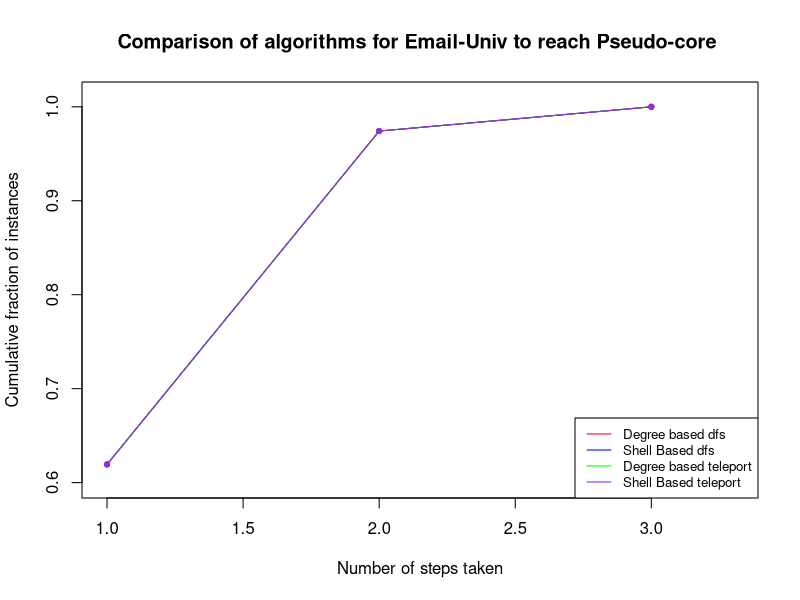

This chart was generated by the following R code:
library(igraph)
library(ggplot2)

x_ <- c(1,
        2,
        3)
y_ <- c(0.6193548387,
        0.9741935484,
        1)

x <- c(1,
       2,
       3)
y <- c(0.6193548387,
       0.9741935484,
       1)


degree_ <- c(1,
             2,
             3
             
)
y1 <- c(
  0.6193548387,
  0.9741935484,
  1
)

shel <- c(1,
          2,
          3
          
)
y2 <- c(0.6193548387,
        0.9741935484,
        1
)

plot(x_,y_,type="o",pch = 20,col="red", xlim=c(1, 3.3), ylim = c(0.6, 1.01),  xlab="Number of steps taken",ylab="Cumulative fraction of instances", main = "Comparison of algorithms for Email-Univ to reach Pseudo-core ") + 
  lines(x,y,type="o",pch = 20,col="blue")+ lines(degree_,y1,type="o",pch = 20,col="green") + lines(shel,y2,type="o",pch = 20,col="purple")
legend("bottomright", legend=c("Degree based dfs", "Shell Based dfs", "Degree based teleport", "Shell Based teleport"),lty=1:1, cex=0.8 ,
       col=c("red", "blue", "green", "purple"))


